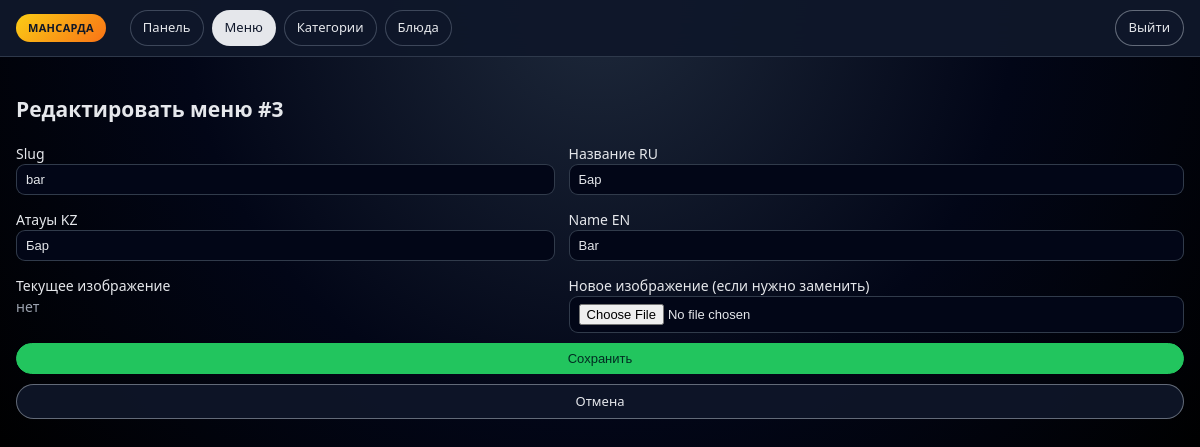
Screenshot of /admin/menus/3/edit (signed in) with the database file from the repository.
### app.py (models this page shows)
class Menu(db.Model):
    __tablename__ = "menus"
    id = db.Column(db.Integer, primary_key=True)
    slug = db.Column(db.String(64), unique=True, nullable=False)
    title_ru = db.Column(db.String(200), nullable=False)
    title_kz = db.Column(db.String(200), nullable=False)
    title_en = db.Column(db.String(200), nullable=False)
    image = db.Column(db.String(500), default="")
    categories = db.relationship("Category", backref="menu_obj", lazy=True, cascade="all, delete")

### app.py (the view, shortened to what this page needs)
@app.route("/admin/menus/<int:menu_id>/edit", methods=["GET", "POST"])
def admin_menu_edit(menu_id):
    if not session.get("is_admin"):
        return redirect(url_for("admin_login"))
    menu = Menu.query.get_or_404(menu_id)
    return render_template("admin_menu_edit.html", menu=menu)

### templates/admin_menu_edit.html (shortened to what this page needs)
{% extends "base.html" %}
{% block body %}
  <div class="topbar">
    <span class="badge">Мансарда</span>
    <div class="nav">
      <a href="{{ url_for('admin_dashboard') }}">Панель</a>
      <a href="{{ url_for('admin_menus') }}" class="active">Меню</a>
      <a href="{{ url_for('admin_categories') }}">Категории</a>
      <a href="{{ url_for('admin_dishes') }}">Блюда</a>
    </div>
    <a class="btn right" href="{{ url_for('admin_logout') }}">Выйти</a>
  </div>
  <div class="container">
    <h2>Редактировать меню #{{ menu.id }}</h2>
    <form method="post" enctype="multipart/form-data">
      <div class="grid2">
        <div>
          <label>Slug</label>
          <input name="slug" value="{{ menu.slug }}" required>
        </div>
        <div>
          <label>Название RU</label>
          <input name="title_ru" value="{{ menu.title_ru }}" required>
        </div>
        <div>
          <label>Атауы KZ</label>
          <input name="title_kz" value="{{ menu.title_kz }}" required>
        </div>
        <div>
          <label>Name EN</label>
          <input name="title_en" value="{{ menu.title_en }}" required>
        </div>
        <div>
          <label>Текущее изображение</label><br>
          {% if menu.image %}
            <img src="{{ menu.image }}" style="width:96px;height:96px;object-fit:cover;border-radius:8px">
          {% else %}
            <span class="muted">нет</span>
          {% endif %}
        </div>
        <div>
          <label>Новое изображение (если нужно заменить)</label>
          <input type="file" name="image" accept=".png,.jpg,.jpeg,.webp,.gif">
        </div>
      </div>
      <button class="btn btn-primary">Сохранить</button>
      <a class="btn" href="{{ url_for('admin_menus') }}">Отмена</a>
    </form>
  </div>
{% endblock %}

### templates/base.html (style rules this page uses)
:root { --bg:#020617; --bg-alt:#0b1120; --card:#020617; --card-soft:#0f172a; --border:#1f2937; --text:#e5e7eb; --muted:#9ca3af; --accent:#22c55e; --accent-soft:rgba(34,197,94,.12); --danger:#ef4444; --danger-soft:rgba(248,113,113,.14); --info-soft:rgba(59,130,246,.14); --radius:14px; --shadow:0 18px 45px rgba(15,23,42,.7); }
* { box-sizing:border-box; }
body { margin:0; font:14px/1.5 system-ui,-apple-system,Segoe UI,Roboto,Ubuntu,Cantarell; background: radial-gradient(circle at top,#1e293b 0,#020617 55%,#000 100%); color:var(--text); }
a { color:inherit; }
.container { max-width:1200px; margin:0 auto; padding:20px 16px 40px; }
.topbar { position:sticky; top:0; z-index:20; display:flex; align-items:center; gap:16px; padding:10px 16px; border-bottom:1px solid rgba(148,163,184,.24); background:rgba(15,23,42,.96); backdrop-filter:blur(18px); }
.badge { background:linear-gradient(135deg,#facc15,#f97316); color:#111827; padding:6px 12px; border-radius:999px; font-weight:700; letter-spacing:.03em; text-transform:uppercase; font-size:11px; }
.nav { display:flex; gap:8px; padding-left:8px; }
.nav a { padding:7px 12px; border-radius:999px; border:1px solid rgba(148,163,184,.35); font-size:13px; text-decoration:none; color:#e5e7eb; background:rgba(15,23,42,.7); transition:.18s ease-in-out; }
.nav a.active { background:#e5e7eb; color:#0f172a; border-color:transparent; }
.right { margin-left:auto; }
.btn { display:inline-flex; align-items:center; justify-content:center; gap:6px; padding:7px 13px; border-radius:999px; border:1px solid rgba(156,163,175,.6); background:rgba(15,23,42,.9); color:#e5e7eb; cursor:pointer; font-size:13px; text-decoration:none; transition:.18s ease-in-out; }
.btn-primary { background:#22c55e; border-color:#22c55e; color:#022c22; }
input,select,textarea { width:100%; padding:7px 9px; border:1px solid rgba(55,65,81,.9); border-radius:9px; font-size:13px; background:#020617; color:var(--text); }
input::placeholder,textarea::placeholder { color:rgba(148,163,184,.7); }
form { display:grid; gap:10px; }
.grid2 { display:grid; grid-template-columns:1.4fr 1.6fr; gap:14px; }
.muted { color:var(--muted); }

### rows the page displays
Menu: id "3", slug "bar", title_ru "Бар", title_kz "Бар", title_en "Bar"
